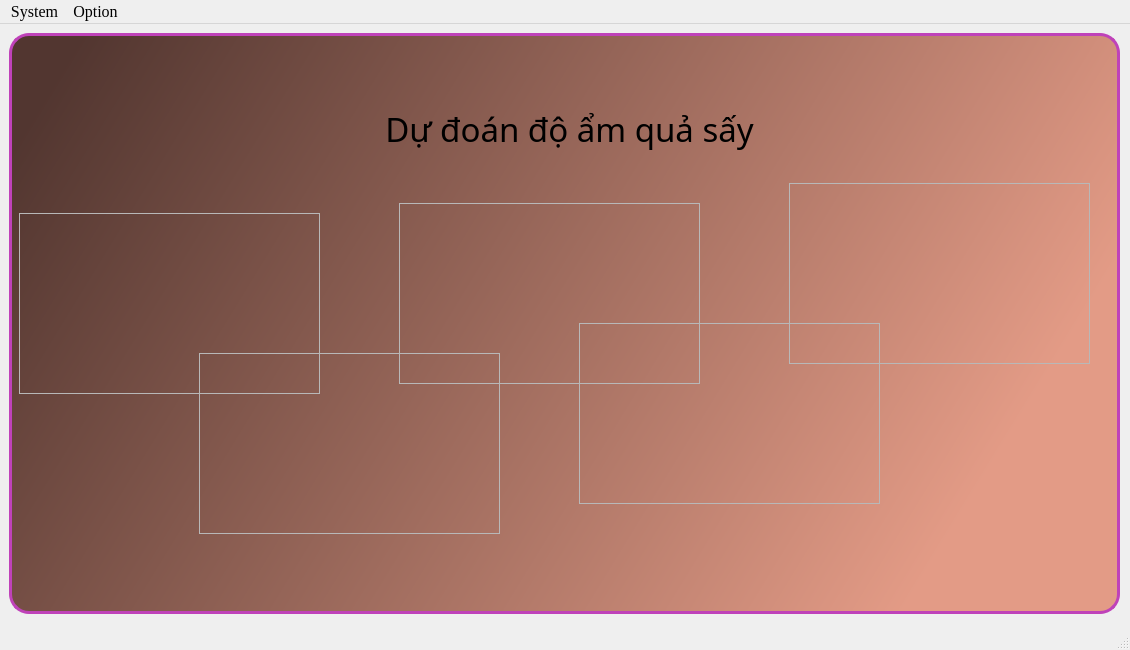
<?xml version="1.0" encoding="UTF-8"?>
<ui version="4.0">
 <class>MainWindow</class>
 <widget class="QMainWindow" name="MainWindow">
  <property name="geometry">
   <rect>
    <x>0</x>
    <y>0</y>
    <width>1130</width>
    <height>650</height>
   </rect>
  </property>
  <property name="minimumSize">
   <size>
    <width>1130</width>
    <height>650</height>
   </size>
  </property>
  <property name="maximumSize">
   <size>
    <width>1130</width>
    <height>650</height>
   </size>
  </property>
  <property name="windowTitle">
   <string>MainWindow</string>
  </property>
  <widget class="QWidget" name="centralwidget">
   <widget class="QFrame" name="BG_Frame">
    <property name="geometry">
     <rect>
      <x>9</x>
      <y>9</y>
      <width>1111</width>
      <height>581</height>
     </rect>
    </property>
    <property name="styleSheet">
     <string notr="true">QFrame#BG_Frame{
	border: 3px solid rgb(191, 66, 185);
	background-color: qlineargradient(spread:pad, x1:0.00497512, y1:0.188, x2:0.965174, y2:0.494, stop:0 rgba(82, 54, 48, 255), stop:1 rgba(227, 155, 134, 255));
	border-radius: 20px;
}</string>
    </property>
    <property name="frameShape">
     <enum>QFrame::StyledPanel</enum>
    </property>
    <property name="frameShadow">
     <enum>QFrame::Raised</enum>
    </property>
    <widget class="QLabel" name="label">
     <property name="geometry">
      <rect>
       <x>20</x>
       <y>20</y>
       <width>1081</width>
       <height>151</height>
      </rect>
     </property>
     <property name="font">
      <font>
       <family>MV Boli</family>
       <pointsize>25</pointsize>
       <weight>50</weight>
       <bold>false</bold>
      </font>
     </property>
     <property name="styleSheet">
      <string notr="true">border: none;
background-color: none;</string>
     </property>
     <property name="text">
      <string>Dự đoán độ ẩm quả sấy</string>
     </property>
     <property name="alignment">
      <set>Qt::AlignCenter</set>
     </property>
    </widget>
    <widget class="QFrame" name="Image_1">
     <property name="geometry">
      <rect>
       <x>10</x>
       <y>180</y>
       <width>301</width>
       <height>181</height>
      </rect>
     </property>
     <property name="frameShape">
      <enum>QFrame::StyledPanel</enum>
     </property>
     <property name="frameShadow">
      <enum>QFrame::Raised</enum>
     </property>
    </widget>
    <widget class="QFrame" name="Image_2">
     <property name="geometry">
      <rect>
       <x>190</x>
       <y>320</y>
       <width>301</width>
       <height>181</height>
      </rect>
     </property>
     <property name="frameShape">
      <enum>QFrame::StyledPanel</enum>
     </property>
     <property name="frameShadow">
      <enum>QFrame::Raised</enum>
     </property>
    </widget>
    <widget class="QFrame" name="Image_3">
     <property name="geometry">
      <rect>
       <x>390</x>
       <y>170</y>
       <width>301</width>
       <height>181</height>
      </rect>
     </property>
     <property name="frameShape">
      <enum>QFrame::StyledPanel</enum>
     </property>
     <property name="frameShadow">
      <enum>QFrame::Raised</enum>
     </property>
    </widget>
    <widget class="QFrame" name="Image_4">
     <property name="geometry">
      <rect>
       <x>570</x>
       <y>290</y>
       <width>301</width>
       <height>181</height>
      </rect>
     </property>
     <property name="frameShape">
      <enum>QFrame::StyledPanel</enum>
     </property>
     <property name="frameShadow">
      <enum>QFrame::Raised</enum>
     </property>
    </widget>
    <widget class="QFrame" name="Image_5">
     <property name="geometry">
      <rect>
       <x>780</x>
       <y>150</y>
       <width>301</width>
       <height>181</height>
      </rect>
     </property>
     <property name="frameShape">
      <enum>QFrame::StyledPanel</enum>
     </property>
     <property name="frameShadow">
      <enum>QFrame::Raised</enum>
     </property>
    </widget>
   </widget>
  </widget>
  <widget class="QMenuBar" name="menubar">
   <property name="geometry">
    <rect>
     <x>0</x>
     <y>0</y>
     <width>1130</width>
     <height>28</height>
    </rect>
   </property>
   <property name="font">
    <font>
     <family>Times New Roman</family>
     <pointsize>12</pointsize>
    </font>
   </property>
   <widget class="QMenu" name="menuSystem">
    <property name="title">
     <string>System</string>
    </property>
    <addaction name="actionCamera"/>
    <addaction name="separator"/>
    <addaction name="actionImage"/>
   </widget>
   <widget class="QMenu" name="menuOption">
    <property name="font">
     <font>
      <family>Times New Roman</family>
     </font>
    </property>
    <property name="title">
     <string>Option</string>
    </property>
    <addaction name="actionChange_Camera"/>
   </widget>
   <addaction name="menuSystem"/>
   <addaction name="menuOption"/>
  </widget>
  <widget class="QStatusBar" name="statusbar"/>
  <action name="actionCamera">
   <property name="text">
    <string>Camera</string>
   </property>
   <property name="font">
    <font>
     <family>Times New Roman</family>
     <pointsize>10</pointsize>
    </font>
   </property>
   <property name="shortcut">
    <string>Ctrl+C</string>
   </property>
  </action>
  <action name="actionImage">
   <property name="text">
    <string>Image</string>
   </property>
   <property name="font">
    <font>
     <family>Times New Roman</family>
     <pointsize>10</pointsize>
    </font>
   </property>
   <property name="shortcut">
    <string>Ctrl+I</string>
   </property>
  </action>
  <action name="actionChange_Camera">
   <property name="text">
    <string>Change_Camera</string>
   </property>
   <property name="font">
    <font>
     <family>Times New Roman</family>
     <pointsize>10</pointsize>
    </font>
   </property>
   <property name="shortcut">
    <string>Ctrl+O</string>
   </property>
  </action>
 </widget>
 <resources/>
 <connections/>
</ui>
